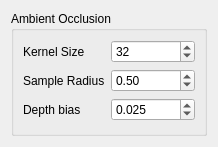
<?xml version="1.0" encoding="UTF-8"?>
<ui version="4.0">
 <class>AmbientOcclusion</class>
 <widget class="QWidget" name="AmbientOcclusion">
  <property name="geometry">
   <rect>
    <x>0</x>
    <y>0</y>
    <width>218</width>
    <height>147</height>
   </rect>
  </property>
  <property name="windowTitle">
   <string>Form</string>
  </property>
  <layout class="QVBoxLayout" name="verticalLayout">
   <item>
    <widget class="QGroupBox" name="AO_group">
     <property name="title">
      <string>Ambient Occlusion</string>
     </property>
     <layout class="QFormLayout" name="formLayout">
      <item row="0" column="0">
       <widget class="QLabel" name="kernelSize_label">
        <property name="text">
         <string>Kernel Size</string>
        </property>
       </widget>
      </item>
      <item row="0" column="1">
       <widget class="QSpinBox" name="kernelSize_spinBox">
        <property name="maximum">
         <number>64</number>
        </property>
        <property name="value">
         <number>32</number>
        </property>
       </widget>
      </item>
      <item row="1" column="0">
       <widget class="QLabel" name="sampleRadius_label">
        <property name="text">
         <string>Sample Radius</string>
        </property>
       </widget>
      </item>
      <item row="2" column="0">
       <widget class="QLabel" name="depthBias_label">
        <property name="text">
         <string>Depth bias</string>
        </property>
       </widget>
      </item>
      <item row="1" column="1">
       <widget class="QDoubleSpinBox" name="sampleRadius_spinBox">
        <property name="maximum">
         <double>10.000000000000000</double>
        </property>
        <property name="singleStep">
         <double>0.100000000000000</double>
        </property>
        <property name="value">
         <double>0.500000000000000</double>
        </property>
       </widget>
      </item>
      <item row="2" column="1">
       <widget class="QDoubleSpinBox" name="depthBias_spinBox">
        <property name="decimals">
         <number>3</number>
        </property>
        <property name="maximum">
         <double>1.000000000000000</double>
        </property>
        <property name="singleStep">
         <double>0.010000000000000</double>
        </property>
        <property name="value">
         <double>0.025000000000000</double>
        </property>
       </widget>
      </item>
     </layout>
    </widget>
   </item>
  </layout>
 </widget>
 <resources/>
 <connections/>
</ui>
